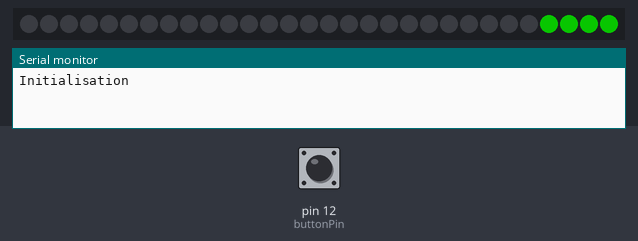
The sketch below on a simulated Arduino Uno, built with avr-gcc and run on an emulated ATmega328P. Shown: 30 RGB LEDs in strip order, left to right, the last lines printed to the serial monitor. The test bench sets the inputs (shaded band); at power-on: pin 12 (buttonPin) LOW. Dim RGB values are drawn brighter than linear.

Above: at 4.0 s.
5.3 s: pin 12 (buttonPin) pulled HIGH for 2.9 s
At 7.3 s:
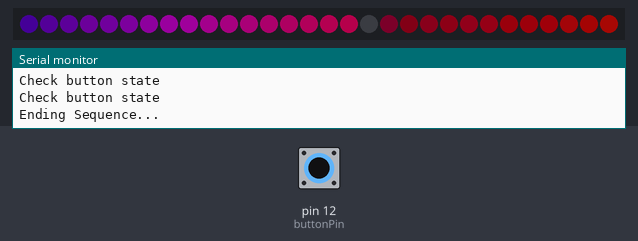
At 12.85 s:
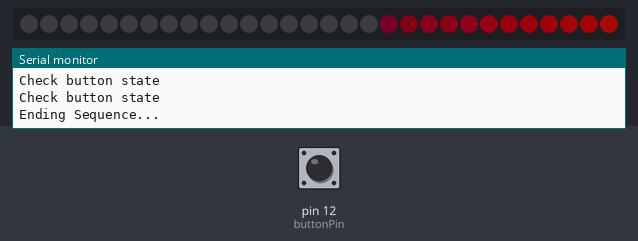

The sketch:

lefet.ino
```cpp
#include "FastLED.h"

#define DATA_PIN    3
//#define CLK_PIN   4
#define LED_TYPE    WS2811
#define COLOR_ORDER GRB
#define NUM_LEDS    30
#define BRIGHTNESS          96
#define FRAMES_PER_SECOND  120

// variables pour les leds
CRGB leds[NUM_LEDS];
uint32_t period = 5 * 60000L;       // 5 minutes
uint8_t gHue = 0; // rotating "base color" used by many of the

// On définit le bouton poussoir
const int buttonPin = 12;
int buttonState = 0;
int lastButtonState = 0;

unsigned long temps = millis();
unsigned long temps_start = millis();

// On définit le buzzer
const int buzzerPin = 11;

void setup() {
  Serial.begin(115200);
  FastLED.addLeds<LED_TYPE,DATA_PIN,COLOR_ORDER>(leds, NUM_LEDS).setCorrection(TypicalLEDStrip);
  // set master brightness control
  FastLED.setBrightness(BRIGHTNESS);

  noTone(buzzerPin);

  // Initialisation du chrono
  temps = 0;
  doSequenceInit();
}

void loop() {

// on fixe un timer par défaut à period = 5 minutes
// après 5 minutes (ou après appui sur le bouton) on recommence
for( uint32_t tStart = millis();  (millis()-tStart) < period;  ){
   // Si bouton appuyé on sort et on va à la séquence de fin
   if (checkButton() > 0) {
    break;
   }
   // mise à jour du chrono
   temps = millis()-temps_start;
   Serial.print("Time: ");
   Serial.println(temps);
   // mise à jour des leds
   updateLeds(temps);
   delay(500);
  }
// les 5 minutes sont passées ou on a appuyé sur le bouton
doSequenceEnd();
delay(2000);
// on réinitialise tout (affichage des leds, timers, ..) et on recommence...
doSequenceInit();
}

// ------------------------------------------------------------------------------------------------------------------------------------------------
void doSequenceInit(){
  Serial.println("Initialisation");
  // Un serpent de leds passe. On utilise toutes les leds

  for (int i=0; i < NUM_LEDS ; i++){
    leds[i].setRGB(12, 255, 0);
    FastLED.show();
    delay(100);
  }
  switchLedsOff();
  temps_start = millis();
}

void doSequenceEnd(){
  Serial.println("Ending Sequence...");
  // basé sur un exemple fourni par fastled
  // colored stripes pulsing at a defined Beats-Per-Minute (BPM)
  uint8_t BeatsPerMinute = 62;
  CRGBPalette16 palette = PartyColors_p;
  FastLED.show();
  uint8_t beat = beatsin8( BeatsPerMinute, 64, 255);
  for( int i = 0; i < NUM_LEDS; i++) { //9948
    leds[i] = ColorFromPalette(palette, gHue+(i*2), beat-gHue+(i*10));
  }
    // insert a delay to keep the framerate modest
  FastLED.delay(60000/FRAMES_PER_SECOND);

  // do some periodic updates
  EVERY_N_MILLISECONDS( 20 ) { gHue++; } // slowly cycle the "base color" through the rainbow
  delay(5000);
  switchLedsOff();
}

// on vérifie juste l'état du bouton appuyé/pas appuyé
int checkButton(){
  buttonState = digitalRead(buttonPin);
  Serial.println("Check button state");
  if (buttonState == HIGH) { // bouton appuyé
    Serial.println("Check button state");
    return 1;
  } else {
    return 0;
  }

}

// mise à jour des leds
// ça dépend de l'avancement du chrono
// on fait un avancement régulier etr on répartit les 30 leds sur les 5 minutes
void updateLeds(unsigned long temps){

  switchLedsOff();
  Serial.println("Update leds");
  Serial.print("Time: ");
  Serial.println(temps);

  int pos = int(NUM_LEDS*temps/period);
  Serial.print("pos:");
  Serial.println(pos);

  int delta = int(500/(pos+1));
  Serial.print("delta:");
  Serial.println(delta);

  for(int i=0; i< pos;i++){
      Serial.print("Led:");
      Serial.println(i);
      Serial.print("Couleur:");

         if (i < 5) {
           leds[i].setRGB(0, 0, 255);
           Serial.println("Bleu");
          }else if (i> 4 and i <10){
           leds[i].setRGB(0, 200, 255);
           Serial.println("Bleu CLair");
          }else if(i > 9 and i <15){
           leds[i].setRGB(12, 255, 0);
           Serial.println("Vert");
         }else if(i > 14 and i <20){
           leds[i].setRGB(255, 102, 255);
           Serial.println("Rose");
         }else if(i > 19 and i <25){
           leds[i].setRGB(255, 128, 0);
           Serial.println("Orange");
          } else {
           leds[i].setRGB(255, 0, 0);
           Serial.println("Rouge");
          }
    FastLED.show();
    delay(delta);
  }
  switchLedsOff();
}

// on éteint toutes les leds
void switchLedsOff(){
    for (int i=0; i < NUM_LEDS; i++){
    leds[i].setRGB(0, 0, 0);
    FastLED.show();
    delay(33);
    }
}
```

Measured:
- after the input at 5.3 s, the LEDs: change after 1.3 s (image 1)
